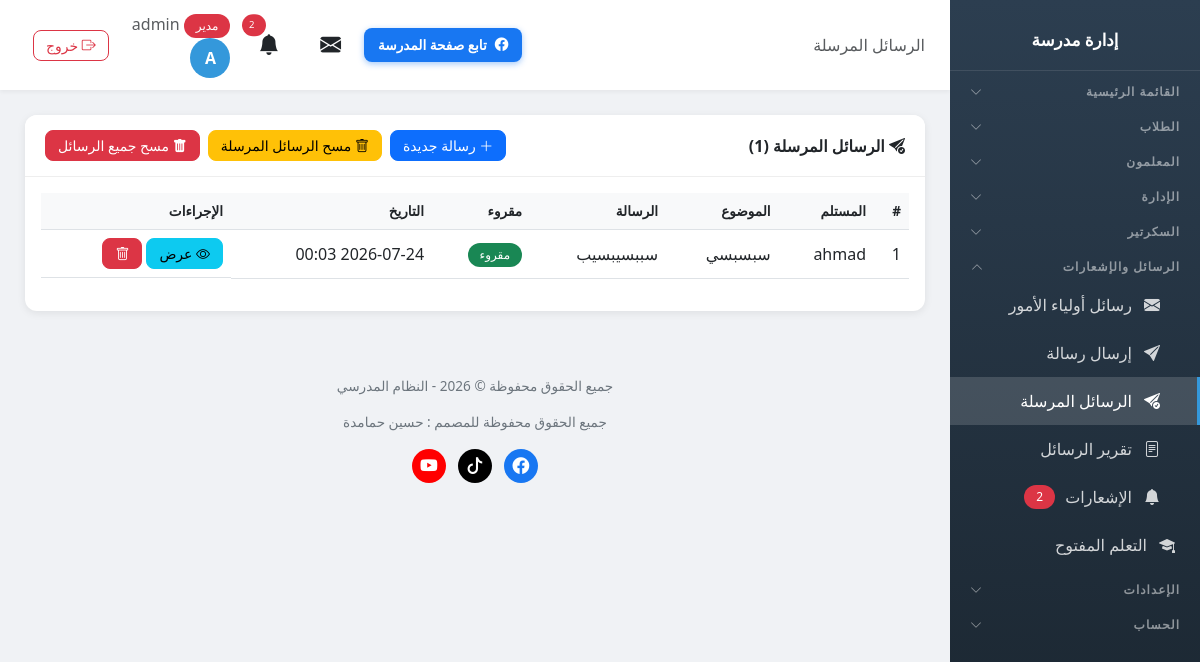
The page /messages/sent/ (signed in) on the database its author committed.
### school/models.py (models this page shows, shortened)
class Profile(models.Model):
    ROLE_CHOICES = [
        ('admin', 'مدير'),
        ('vice_principal', 'نائب مدير'),
        ('secretary', 'سكرتير'),
        ('teacher', 'معلم'),
        ('student', 'طالب'),
    ]
    user = models.OneToOneField(User, on_delete=models.CASCADE, related_name='profile')
    role = models.CharField('الدور', max_length=20, choices=ROLE_CHOICES, default='student')
    phone = models.CharField('رقم الهاتف', max_length=20, blank=True)

class Message(models.Model):
    sender = models.ForeignKey(User, on_delete=models.SET_NULL, null=True, blank=True, related_name='sent_messages', verbose_name='المرسل')
    recipient = models.ForeignKey(User, on_delete=models.SET_NULL, null=True, blank=True, related_name='received_messages', verbose_name='المستلم')
    subject = models.CharField('الموضوع', max_length=200)
    content = models.TextField('المحتوى')
    is_read = models.BooleanField('مقروء', default=False)
    parent_name = models.CharField('اسم ولي الأمر', max_length=200, blank=True, help_text='يستخدم عند إرسال ولي الأمر')
    parent_phone = models.CharField('هاتف ولي الأمر', max_length=20, blank=True)
    created_at = models.DateTimeField('تاريخ الإرسال', auto_now_add=True)
    class Meta:
        verbose_name = 'رسالة'
        verbose_name_plural = 'الرسائل'
        ordering = ['-created_at']

### school/views.py (the view)
# urls.py: path('messages/sent/', views.sent_messages, name='sent_messages'),
@login_required
def sent_messages(request):
    if request.user.profile.role not in ['admin', 'teacher']:
        messages.error(request, 'ليس لديك صلاحية للوصول إلى هذه الصفحة')
        return redirect('dashboard')
    msg_list = Message.objects.filter(sender=request.user).order_by('-created_at')
    return render(request, 'school/sent_messages.html', {'messages_qs': msg_list})

### templates/school/sent_messages.html (shortened to what this page needs)
{% extends 'school/base.html' %}
{% block page_heading %}الرسائل المرسلة{% endblock %}
{% block content %}
<div class="card">
    <div class="card-header d-flex justify-content-between align-items-center flex-wrap gap-2">
        <span><i class="bi bi-send-check-fill"></i> الرسائل المرسلة ({{ messages_qs.count }})</span>
        <div class="d-flex gap-2 flex-wrap">
            <a href="{% url 'send_message' %}" class="btn btn-primary btn-sm"><i class="bi bi-plus-lg"></i> رسالة جديدة</a>
            <form method="post" action="{% url 'delete_all_sent_messages' %}" onsubmit="return confirm('هل أنت متأكد من حذف جميع الرسائل المرسلة؟')">
                <button type="submit" class="btn btn-warning btn-sm"><i class="bi bi-trash"></i> مسح الرسائل المرسلة</button>
            </form>
            <form method="post" action="{% url 'delete_all_messages' %}" onsubmit="return confirm('هل أنت متأكد من مسح جميع الرسائل المرسلة والمستلمة؟')">
                <button type="submit" class="btn btn-danger btn-sm"><i class="bi bi-trash-fill"></i> مسح جميع الرسائل</button>
            </form>
        </div>
    </div>
    <div class="card-body">
        {% if messages_qs %}
        <div class="table-responsive">
            <table class="table table-hover">
                <thead>
                    <tr>
                        <th>#</th>
                        <th>المستلم</th>
                        <th>الموضوع</th>
                        <th>الرسالة</th>
                        <th>مقروء</th>
                        <th>التاريخ</th>
                        <th>الإجراءات</th>
                    </tr>
                </thead>
                <tbody>
                    {% for msg in messages_qs %}
                    <tr>
                        <td>{{ forloop.counter }}</td>
                        <td>{% if msg.recipient %}{{ msg.recipient.get_full_name|default:msg.recipient.username }}{% else %}ولي أمر{% endif %}</td>
                        <td>{{ msg.subject }}</td>
                        <td>{{ msg.content|truncatewords:15 }}</td>
                        <td>{% if msg.is_read %}<span class="badge bg-success">مقروء</span>{% else %}<span class="badge bg-warning">لم يقرأ</span>{% endif %}</td>
                        <td>{{ msg.created_at|date:"Y-m-d H:i" }}</td>
                        <td class="d-flex gap-1">
                            <a href="{% url 'read_message' msg.id %}" class="btn btn-info btn-sm"><i class="bi bi-eye"></i> عرض</a>
                            <form method="post" action="{% url 'delete_message' msg.id %}" onsubmit="return confirm('هل أنت متأكد من حذف هذه الرسالة؟')">
                                <button type="submit" class="btn btn-danger btn-sm"><i class="bi bi-trash"></i></button>
                            </form>
                        </td>
                    </tr>
                    {% empty %}
                    <tr>
                        <td colspan="7" class="text-center text-muted py-4">لا توجد رسائل مرسلة</td>
                    </tr>
                    {% endfor %}
                </tbody>
            </table>
        </div>
        {% else %}
        <div class="empty-state">
            <i class="bi bi-send"></i>
            <h5>لا توجد رسائل مرسلة</h5>
            <a href="{% url 'send_message' %}" class="btn btn-primary mt-2">إرسال رسالة</a>
        </div>
        {% endif %}
    </div>
</div>
{% endblock %}

### templates/school/base.html (shortened to what this page needs)
<!DOCTYPE html>
<html lang="ar" dir="rtl">
<head>
    <link href="https://cdn.jsdelivr.net/npm/bootstrap@5.3.0/dist/css/bootstrap.min.css" rel="stylesheet">
    <link href="https://cdn.jsdelivr.net/npm/bootstrap@5.3.0/dist/css/bootstrap.rtl.min.css" rel="stylesheet">
    <link rel="stylesheet" href="https://cdn.jsdelivr.net/npm/bootstrap-icons@1.11.0/font/bootstrap-icons.css">
    <link href="https://cdn.jsdelivr.net/npm/select2@4.1.0-rc.0/dist/css/select2.min.css" rel="stylesheet" />
    <link href="https://cdn.jsdelivr.net/npm/select2-bootstrap-5-theme@1.3.0/dist/select2-bootstrap-5-theme.rtl.min.css" rel="stylesheet" />
    <link rel="stylesheet" href="https://unpkg.com/leaflet@1.9.4/dist/leaflet.css" />
</head>
<body>
    {% if user.is_authenticated %}
    <div class="sidebar" id="sidebar">
        <div class="brand">
            <h4>إدارة مدرسة {{ school_info.name_ar }}</h4>
        </div>
        {% if user.is_authenticated %}
        <button class="nav-section nav-toggle" type="button" data-target="collapse-main" aria-expanded="false">
            <span>القائمة الرئيسية</span><i class="bi bi-chevron-down"></i>
        </button>
        {% if 'students_view' in user_perms or 'students_add' in user_perms or 'notes_view' in user_perms or 'levels_view' in user_perms or 'discipline_view' in user_perms or 'discipline_add' in user_perms %}
        <button class="nav-section nav-toggle" type="button" data-target="collapse-students" aria-expanded="false">
            <span>الطلاب</span><i class="bi bi-chevron-down"></i>
        </button>
        {% endif %}
        {% if 'teachers_view' in user_perms or 'teachers_add' in user_perms or 'nominations_view' in user_perms or 'guardians_view' in user_perms %}
        <button class="nav-section nav-toggle" type="button" data-target="collapse-teachers" aria-expanded="false">
            <span>المعلمون</span><i class="bi bi-chevron-down"></i>
        </button>
        {% endif %}
        {% if 'classes_view' in user_perms or 'subjects_view' in user_perms or 'announcements_view' in user_perms or 'agenda_view' in user_perms or 'leaves_view' in user_perms or 'lateness_view' in user_perms or 'meetings_view' in user_perms or 'supervisor_visits_view' in user_perms or 'inspection_visits_view' in user_perms or 'visit_program_view' in user_perms or 'absence_view' in user_perms or 'schedule_view' in user_perms or 'certificates_view' in user_perms or 'exams_view' in user_perms or 'survey_view' in user_perms %}
        <button class="nav-section nav-toggle" type="button" data-target="collapse-admin" aria-expanded="false">
            <span>الإدارة</span><i class="bi bi-chevron-down"></i>
        </button>
        {% endif %}
        {% if 'incoming_view' in user_perms or 'outgoing_view' in user_perms or 'no_objection_view' in user_perms %}
        <button class="nav-section nav-toggle" type="button" data-target="collapse-secretary" aria-expanded="false">
            <span>السكرتير</span><i class="bi bi-chevron-down"></i>
        </button>
        {% endif %}
        {% if 'messages_view' in user_perms or 'messages_send' in user_perms %}
        <button class="nav-section nav-toggle" type="button" data-target="collapse-messages" aria-expanded="false">
            <span>الرسائل والإشعارات</span><i class="bi bi-chevron-down"></i>
        </button>
        <div class="nav-collapse" id="collapse-messages">
        {% endif %}
        {% if 'messages_view' in user_perms %}
        <a href="{% url 'message_list' %}" class="nav-link {% if request.resolver_match.url_name == 'message_list' %}active{% endif %}">
            <i class="bi bi-envelope-fill"></i> رسائل أولياء الأمور
        </a>
        {% endif %}
        {% if 'messages_send' in user_perms %}
        <a href="{% url 'send_message' %}" class="nav-link {% if request.resolver_match.url_name == 'send_message' or request.resolver_match.url_name == 'send_message_to' %}active{% endif %}">
            <i class="bi bi-send-fill"></i> إرسال رسالة
        </a>
        <a href="{% url 'sent_messages' %}" class="nav-link {% if request.resolver_match.url_name == 'sent_messages' %}active{% endif %}">
            <i class="bi bi-send-check-fill"></i> الرسائل المرسلة
        </a>
        {% endif %}
        {% if 'messages_view' in user_perms %}
        <a href="{% url 'messages_report' %}" class="nav-link {% if request.resolver_match.url_name == 'messages_report' %}active{% endif %}">
            <i class="bi bi-file-text"></i> تقرير الرسائل
        </a>
        {% endif %}
        <a href="{% url 'notification_list' %}" class="nav-link {% if request.resolver_match.url_name == 'notification_list' %}active{% endif %}">
            <i class="bi bi-bell-fill"></i> الإشعارات
            {% if unread_notifications_count > 0 %}
            <span class="badge bg-danger rounded-pill">{{ unread_notifications_count }}</span>
            {% endif %}
        </a>
        {% if 'messages_view' in user_perms or 'messages_send' in user_perms %}
        </div>
        {% endif %}
        {% if 'open_learning_view' in user_perms %}
        <a href="{% url 'open_learning_list' %}" class="nav-link {% if 'open_learning' in request.resolver_match.url_name %}active{% endif %}">
            <i class="bi bi-mortarboard-fill"></i> التعلم المفتوح
        </a>
        {% endif %}
        {% if 'settings_accounts' in user_perms or 'settings_whatsapp' in user_perms or 'settings_links' in user_perms or user.profile.role == 'admin' %}
        <button class="nav-section nav-toggle" type="button" data-target="collapse-settings" aria-expanded="false">
            <span>الإعدادات</span><i class="bi bi-chevron-down"></i>
        </button>
        {% endif %}
        <button class="nav-section nav-toggle" type="button" data-target="collapse-account" aria-expanded="false">
            <span>الحساب</span><i class="bi bi-chevron-down"></i>
        </button>
        {% endif %}
    </div>
    <div class="main-content">
        <div class="top-bar">
            <div>
                <span class="d-none d-md-inline text-muted">{% block page_heading %}{% endblock %}</span>
            </div>
            <div style="display:flex; align-items:center; gap:10px;">
                <a href="https://www.facebook.com/ALMANSOUR.SCHOOL.YATTA" target="_blank" rel="noopener" class="btn btn-social-fb d-none d-md-inline-flex align-items-center gap-2">
                    <i class="bi bi-facebook"></i> تابع صفحة المدرسة
                </a>
                <div class="user-info">
                <div class="dropdown d-inline-block mx-2" id="messageBell">
                    <button class="btn btn-link text-reset position-relative p-1" type="button" data-bs-toggle="dropdown" aria-expanded="false" style="font-size: 1.3rem;">
                        <i class="bi bi-envelope-fill"></i>
                    </button>
                </div>
                <div class="dropdown d-inline-block mx-2" id="notificationBell">
                    <button class="btn btn-link text-reset position-relative p-1" type="button" data-bs-toggle="dropdown" aria-expanded="false" style="font-size: 1.3rem;">
                        <i class="bi bi-bell-fill"></i>
                        {% if unread_notifications_count > 0 %}
                        <span class="position-absolute top-0 start-100 translate-middle badge rounded-pill bg-danger" style="font-size: 0.6rem;">
                            {{ unread_notifications_count }}
                        </span>
                        {% endif %}
                    </button>
                </div>
                <a href="{% url 'my_account' %}" class="text-decoration-none text-reset">
                    <span class="text-muted d-none d-sm-inline">
                        <span class="badge bg-{% if user.profile.role == 'admin' %}danger{% elif user.profile.role == 'teacher' %}success{% else %}info{% endif %}">
                            {{ user.profile.get_role_display }}
                        </span>
                        {{ user.first_name|default:user.username }}
                    </span>
                    <div class="avatar">{{ user.first_name|first|default:user.username|first|upper }}</div>
                </a>
                <a href="{% url 'logout' %}" class="btn btn-sm btn-outline-danger ms-2" title="تسجيل الخروج">
                    <i class="bi bi-box-arrow-right"></i> <span class="d-none d-sm-inline">خروج</span>
                </a>
                </div>
                </div>
            </div>
        <div class="page-content">
            {% block content %}{% endblock %}
        </div>
        <div class="footer no-print">
            <p>جميع الحقوق محفوظة &copy; {% now "Y" %} - النظام المدرسي</p>
            <p>جميع الحقوق محفوظة للمصمم : حسين حمامدة</p>
            <p class="footer-social">
                <a href="https://www.facebook.com/hhamamdeh" target="_blank" rel="noopener" class="fb" title="فيسبوك" aria-label="فيسبوك"><i class="bi bi-facebook"></i></a>
                <a href="https://www.tiktok.com/@abuadelhamamdeh" target="_blank" rel="noopener" class="tt" title="تيك توك" aria-label="تيك توك"><i class="bi bi-tiktok"></i></a>
                <a href="https://www.youtube.com/@husseintech" target="_blank" rel="noopener" class="yt" title="يوتيوب" aria-label="يوتيوب"><i class="bi bi-youtube"></i></a>
            </p>
        </div>
    </div>
    {% endif %}
</body>
</html>

### rows shown on the page
Message: recipient.get_full_name "ahmad", subject "سبسبسي", content "سببسيبسيب", is_read "مقروء", created_at "2026-07-24 00:03"

### other values the page prints
{{ unread_notifications_count }} "2"
{{ user.profile.get_role_display }} "مدير"
{{ user.first_name|default:user.username }} "admin"
{{ user.first_name|first|default:user.username|first|upper }} "A"
{{ messages_qs.count }} "1"
